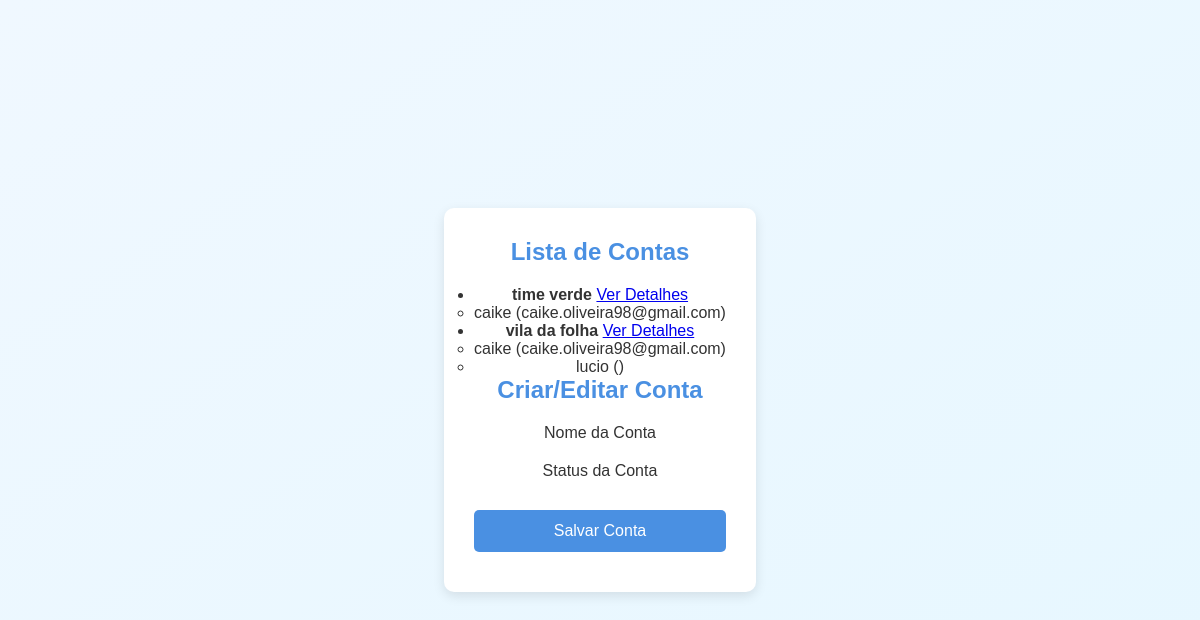
The page /account/list/ on the database its author committed.
### core/models.py (models this page shows, shortened)
class Account(models.Model):
    name = models.CharField(max_length=255)
    created_at = models.DateTimeField(default=timezone.now)
    active = models.BooleanField(default=True)
    users = models.ManyToManyField(settings.AUTH_USER_MODEL, related_name='accounts')

class User(AbstractUser):
    account = models.ForeignKey("Account", on_delete=CASCADE, blank=True, null=True)
    pass

### core/views.py (the view)
# urls.py: path('account/list/', account_list_view, name='account_list'),
def account_list_view(request):
    accounts = Account.objects.all()
    return render(request, 'account_list.html', {'accounts': accounts})

### core/templates/account_list.html (shortened to what this page needs)
<!DOCTYPE html>
<html lang="pt-br">
  <head>
    {% load static %}
    <link href="{% static 'css/styles.css' %}" rel="stylesheet" />
  </head>
  <body>
    <main>
      <div class="card">
        <h2 class="card-title">Lista de Contas</h2>
        <ul>
          {% for account in accounts %}
          <li>
            <strong>{{ account.name }}</strong>
            <a
              href="{% url 'account_tree' account.name %}"
              class="text-decoration-none"
              >Ver Detalhes</a
            >
            <ul>
              {% for user in account.users.all %}
              <li>{{ user.username }} ({{ user.email }})</li>
              {% empty %}
              <li>Nenhum usuário associado a esta conta.</li>
              {% endfor %}
            </ul>
          </li>
          {% endfor %}
        </ul>
        <h2 class="card-title">Criar/Editar Conta</h2>
        <form method="POST">
          <div class="mb-3">
            <label for="id_name">Nome da Conta</label>
          </div>
          <div class="mb-3">
            <label for="id_active">Status da Conta</label>
          </div>
          <button type="submit" class="btn btn-primary">Salvar Conta</button>
        </form>
      </div>
    </main>
  </body>
</html>

### core/static/css/styles.css (style rules this page uses)
* { margin: 0; padding: 0; box-sizing: border-box; }
body { font-family: 'Arial', sans-serif; background: linear-gradient(to bottom right, #f0f8ff, #e6f7ff); height: 100vh; display: flex; justify-content: center; align-items: center; color: #333; }
.card { background-color: #ffffff; border-radius: 10px; box-shadow: 0 4px 12px rgba(0, 0, 0, 0.1); width: 100%; max-width: 400px; padding: 30px; text-align: center; }
.card-title { font-size: 24px; font-weight: bold; color: #4a90e2; margin-bottom: 20px; }
input[type="text"], input[type="password"], input[type="email"], button { width: 100%; padding: 12px; margin: 10px 0; border: 1px solid #ddd; border-radius: 5px; font-size: 16px; }
button { background-color: #4a90e2; color: white; border: none; cursor: pointer; transition: background-color 0.3s ease; }
form { display: flex; flex-direction: column; }
.mb-3 { margin-bottom: 20px; }
.card { animation: fadeIn 0.8s ease-in-out; }

### rows shown on the page
Account: name "time verde"
User: username "caike", email "caike.oliveira98@gmail.com"
Account: name "vila da folha"
User: username "lucio"
